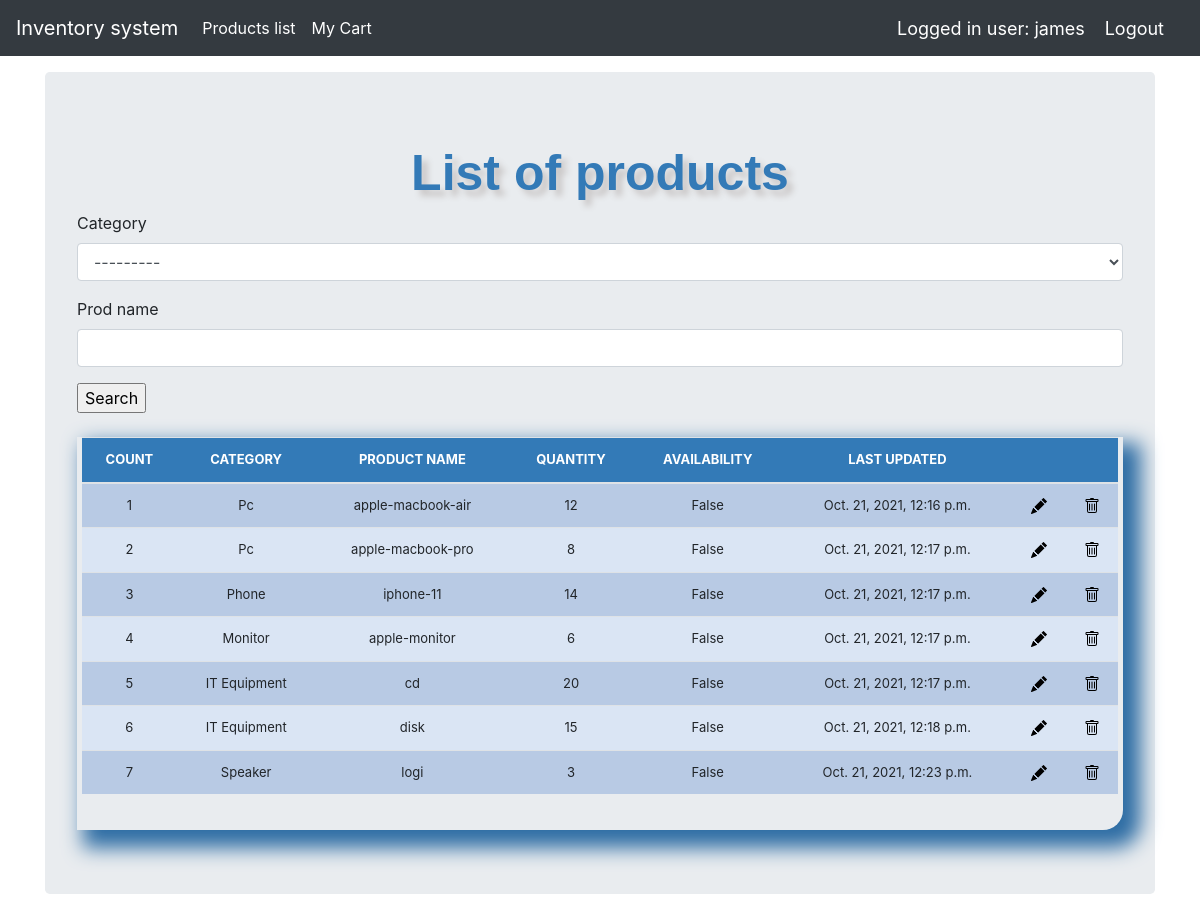
/products/ (signed in), run on an earlier commit of the app's database.
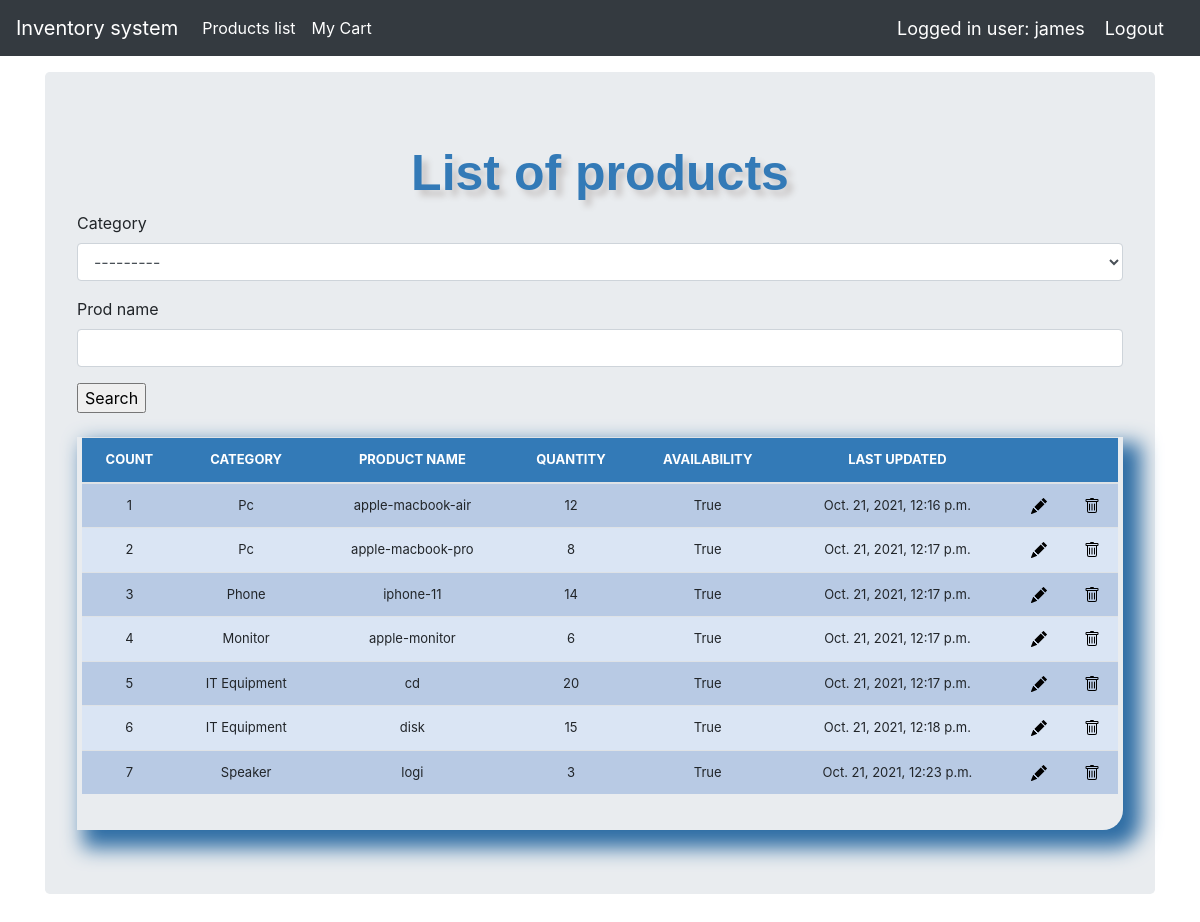
And on a later commit of the database.
### invmanagement/models.py (models this page shows, shortened)
class Product(models.Model):
    category = models.CharField(max_length=50, blank=True, choices=category_choice)
    prod_name = models.CharField(max_length=50, blank=True, null=True)
    quantity = models.IntegerField(default='0', blank=False, null=True)
    availability = models.BooleanField(default=False)
    last_updated = models.DateTimeField(auto_now_add=False, auto_now=True)
    price = models.IntegerField(default=0, blank=False)

### invmanagement/authentications.py (the view)
		def wrapper_func(request, *args, **kwargs):
			group = None
			if request.user.groups.exists():
				group = request.user.groups.all()[0].name
			if group in allowed_roles:
				return view_func(request, *args, **kwargs)
			else:
				return HttpResponse('You are not authorized to view this page')

### invmanagement/forms.py
class ProductSearchForm(forms.ModelForm):
    class Meta:
        model = Product
        fields = ['category', 'prod_name']

### invmanagement/authentications.py (called while the page is built)
def allowed_users(allowed_roles=[]):
	def decorator(view_func):
		def wrapper_func(request, *args, **kwargs):
			group = None
			if request.user.groups.exists():
				group = request.user.groups.all()[0].name
			if group in allowed_roles:
				return view_func(request, *args, **kwargs)
			else:
				return HttpResponse('You are not authorized to view this page')
		return wrapper_func
	return decorator

### invmanagement/views.py (called while the page is built, shortened)
@login_required(login_url='login')
@allowed_users(allowed_roles=['admin', 'manager', 'customer'])
def products(request):
    header = 'List of products'
    form = ProductSearchForm(request.POST or None)
    queryset = Product.objects.all()
    context = {
        "form": form,
        "header": header,
        "queryset": queryset,
    }
    return render(request, "list_products.html", context)

### invmanagement/templates/list_products.html (shortened to what this page needs)
{% load static %}
{% load crispy_forms_tags %}
<!doctype html>
<html lang="en">
<head>
    <link href="{% static '/css/stylesheet.css' %}" rel="stylesheet">
    <link href="{% static '/css/bootstrap.min.css' %}" rel="stylesheet">
    <link href="{% static 'css/navbar-top-fixed.css' %}" rel="stylesheet">
</head>
<body id="bg">
{% include 'navbar.html' %}
<main role="main" class="container">
    <div class="jumbotron">
        <div class="header">{{ header }}</div>
        <form method='POST' action=''>{% csrf_token %}
            {{ form|crispy }}
            <input type="submit" value='Search'/>
        </form>
        <br>
        <div class="display_table">
            <table class='table'>
                <thead>
                <tr>
                    <th>COUNT</th>
                    <th>CATEGORY</th>
                    <th>PRODUCT NAME</th>
                    <th>QUANTITY</th>
                    <th>AVAILABILITY</th>
                    <th>LAST UPDATED</th>
                    <th></th>
                    <th></th>
                </tr>
                </thead>
                {% for instance in queryset %}
                    <tr>
                        <td>{{ forloop.counter }}</td>
                        <td>{{ instance.category }}</td>
                        <td>{{ instance.prod_name }}</td>
                        <td>{{ instance.quantity }}</td>
                        <td>{{ instance.availability }}</td>
                        <td>{{ instance.last_updated }}</td>
                        <td><a href="{% url 'update_product' instance.id %}"><img
                                src="{% static 'img/pencil-fill.svg' %}"></a></td>
                        <td><a href="{% url 'delete_product' instance.id %}"><img
                                src="{% static 'img/trash.svg' %}"></a></td>
                    </tr>
                {% endfor %}
            </table>
        </div>
    </div>
</main>
</body>
</html>

### invmanagement/templates/navbar.html (shortened to what this page needs)
{% load static %}
<nav class="navbar navbar-expand-md navbar-dark fixed-top bg-dark">
    <a class="navbar-brand" href="/">Inventory system</a>
    <div class="collapse navbar-collapse" id="navbarCollapse">
        <ul class="navbar-nav mr-auto">
            {% if request.user.groups.all.0.name == "customer"  %}
                <li class="nav-item active">
                    <a class="nav-link" href="/home_customer">Products list</a>
                </li>
                <li class="nav-item active">
                    <a class="nav-link" href="/cart">My Cart</a>
                </li>
            {% endif %}
        </ul>
        <span class="hello-msg">Logged in user: {{ request.user }}</span>
        <span><a class="hello-msg" href="{% url 'logout' %}">Logout</a></span>
    </div>
</nav>

### static/css/stylesheet.css (style rules this page uses)
body { background-color: #34eb6b; }
.table { font-size: 13px; text-align: center; width: 95%; margin: auto; }
.table tr:nth-child(odd) { background: #B8CAE4 }
.table tr:nth-child(even) { background: #dae5f4 }
th { background-color: #337ab7; color: white; }
.display_table { border-bottom-right-radius: 20px; padding-left: 5px; padding-right: 5px; padding-bottom: 20px; box-shadow: 12px 12px 20px 6px #2e6da4; }
.header { font-family: helvetica; color: #337ab7; font-size: 50px; text-align: center; width: 100%; text-shadow: 6px 6px 6px #c9c6c6; display: block; font-weight: bolder; }

### static/css/navbar-top-fixed.css (style rules this page uses)
body { min-height: 75rem; padding-top: 4.5rem; }

### invmanagement/templates/navbar.html (style rules this page uses)
.hello-msg { font-size: 18px; color: #fff; margin-right: 20px; }

What changed in the data, as far as the page shows it:
changed Product "apple-macbook-air": availability "False" → "True"
changed Product "apple-macbook-pro": availability "False" → "True"
changed Product "Phone": availability "False" → "True"
changed Product "Monitor": availability "False" → "True"
changed Product "cd": availability "False" → "True"
changed Product "disk": availability "False" → "True"
changed Product "Speaker": availability "False" → "True"
